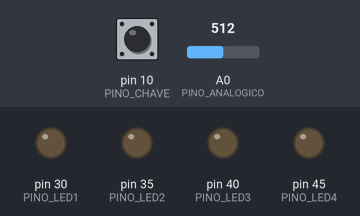
Bench run of a sketch on a simulated Arduino Mega 2560, built with avr-gcc and run on an emulated ATmega2560. On the bench: output pins drawn as LEDs (lit = HIGH). Dashed ring = blinking. The test bench sets the inputs (shaded band); at power-on: pin 10 (PINO_CHAVE) HIGH, A0 (PINO_ANALOGICO) = 512.

Above: at 1.2 s.
1.3 s: pin 10 (PINO_CHAVE) pulled LOW for 1 s
At 3.4 s:
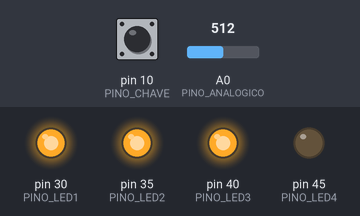
3.8 s: pin 10 (PINO_CHAVE) pulled LOW for 0.15 s
At 4.1 s:
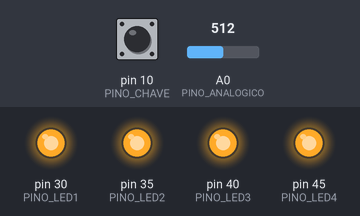
5.4 s: pin 10 (PINO_CHAVE) pulled LOW for 3.2 s
At 9.2 s:
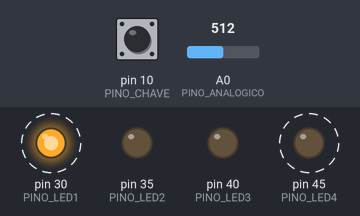
Timing chart, 0 to 10.7 s (numbered marks = the images above; inputs shaded):
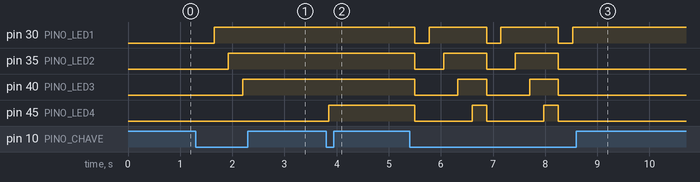

The sketch:

Trabalhoenviar.ino
```cpp
////////////
//Defines //
////////////
#define PINO_CHAVE      10 // Dê preferencia para defines todas em maiusculos
#define PINO_ANALOGICO  A0 // variaveis em minusculo, e funções a primeria letra em maiusculo
#define PINO_LED1       30 // Os pinos dos leds estavam como variaveis
#define PINO_LED2       35 // prefira colocar pinos como Defines
#define PINO_LED3       40 // Seu código tbm vai funcionar de outro jeito
#define PINO_LED4       45 // Mas é bom seguir padrões

//////////////////////
//Variaveis globais //
//////////////////////
int tempo_espera; // Essa variável tava declarada num lugar esquisito
//unsigned long por que ta no site: https://www.arduino.cc/en/Tutorial/BlinkWithoutDelay
unsigned long tempo_atual, tempo_desejado; // Variaveis para o millis
int passo_atual; // indicará qual etapa dos leds o arduino esta executando

////////////
//Funções //
////////////
void setup(){
    passo_atual = 1; // O primeiro passo sera o passo I
    // Pinos de entrada e saida
    pinMode(PINO_CHAVE, INPUT_PULLUP);
    pinMode(PINO_LED1, OUTPUT);
    pinMode(PINO_LED2, OUTPUT);
    pinMode(PINO_LED3, OUTPUT);
    pinMode(PINO_LED4, OUTPUT);
}

void loop() {
    //lê a tensão e ja converte ela pro tempo (de 50ms ate 500ms)
    tempo_espera = map(analogRead(PINO_ANALOGICO),0,1023,50,500);

    tempo_atual = millis(); // Nesse código tem que usar millis, com delay fica mto ruim
    if(tempo_atual >= tempo_desejado){ // Se deu o tempo para fazer algo
        tempo_desejado = tempo_atual + tempo_espera; // atualiza qual sera o proximo tempo

        if(!digitalRead(PINO_CHAVE)){ // Verifica se a chave esta ativada
            // Quando seu processo tiver varios passos
            // divida eles em um switch dessa forma
            // Isso é o principio do conceito de programar uma maquina de estados
            // Se quiser dar um nome bonito pra essa coisa
            switch (passo_atual) {
                case 1: // Executando o passo I
                digitalWrite(PINO_LED1, LOW);
                digitalWrite(PINO_LED2, LOW);
                digitalWrite(PINO_LED3, LOW);
                digitalWrite(PINO_LED4, LOW);
                passo_atual = 2; // Vai pro passo II
                break;
                case 2: // Executando o passo II
                digitalWrite(PINO_LED1, HIGH);
                digitalWrite(PINO_LED2, LOW);
                digitalWrite(PINO_LED3, LOW);
                digitalWrite(PINO_LED4, LOW);
                passo_atual = 3; // Vai pro passo III
                break;
                case 3: // Executando o passo III
                digitalWrite(PINO_LED1, HIGH);
                digitalWrite(PINO_LED2, HIGH);
                digitalWrite(PINO_LED3, LOW);
                digitalWrite(PINO_LED4, LOW);
                passo_atual = 4; // Vai pro passo IV
                break;
                case 4: // Executando o passo IV
                digitalWrite(PINO_LED1, HIGH);
                digitalWrite(PINO_LED2, HIGH);
                digitalWrite(PINO_LED3, HIGH);
                digitalWrite(PINO_LED4, LOW);
                passo_atual = 5; // Vai pro passo V
                break;
                case 5: // Executando o passo V
                digitalWrite(PINO_LED1, HIGH);
                digitalWrite(PINO_LED2, HIGH);
                digitalWrite(PINO_LED3, HIGH);
                digitalWrite(PINO_LED4, HIGH);
                passo_atual = 1; // Volta ao inicio
                break;
            }
        }
    }
}
```

Measured:
- after the input at 1.3 s, pin 30 (PINO_LED1): LOW → HIGH after 0.35 s; pin 35 (PINO_LED2): LOW → HIGH after 0.63 s; pin 40 (PINO_LED3): LOW → HIGH after 0.90 s
- after the input at 3.8 s, pin 45 (PINO_LED4): LOW → HIGH after 0.05 s
- after the input at 5.4 s, pin 30 (PINO_LED1): alternates HIGH for 1.1 s and LOW for 0.28 s, 6 changes in all, then stays HIGH, starting after 0.10 s; pin 35 (PINO_LED2): alternates HIGH for 0.82 s and LOW for 0.55 s, 5 changes in all, then stays LOW, starting after 0.10 s
